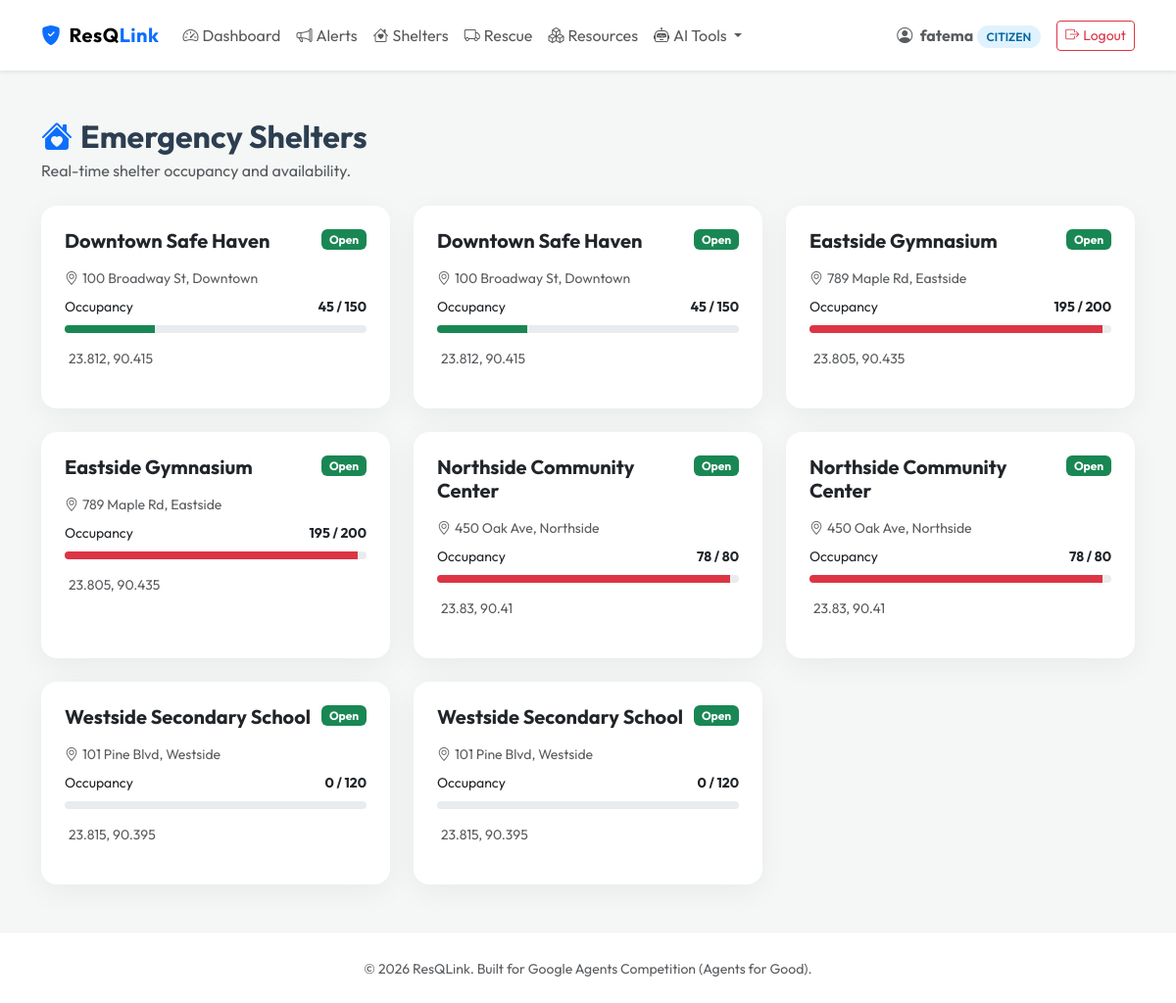
/shelter/ (signed in), run on the app's committed database.
### tables this page shows
CREATE TABLE users (
    id INTEGER PRIMARY KEY AUTOINCREMENT,
    username TEXT UNIQUE NOT NULL,
    email TEXT UNIQUE NOT NULL,
    password_hash TEXT NOT NULL,
    role TEXT NOT NULL, -- Citizen, Shelter Admin, Rescue Team, System Admin
    created_at TIMESTAMP DEFAULT CURRENT_TIMESTAMP
);

CREATE TABLE shelters (
    id INTEGER PRIMARY KEY AUTOINCREMENT,
    name TEXT NOT NULL,
    location TEXT NOT NULL,
    capacity INTEGER NOT NULL,
    current_occupancy INTEGER DEFAULT 0,
    status TEXT NOT NULL DEFAULT 'Open', -- Open, Full, Closed
    latitude REAL,
    longitude REAL
);

### app/shelter/routes.py (the view)
@bp.route('/')
@login_required
def index():
    db = get_db()
    shelters = db.execute('SELECT * FROM shelters ORDER BY name').fetchall()
    return render_template('shelter/index.html', shelters=shelters)

### app/auth/routes.py (called while the page is built)
@bp.before_app_request
def load_logged_in_user():
    user_id = session.get('user_id')
    if user_id is None:
        g.user = None
    else:
        db = get_db()
        g.user = db.execute(
            'SELECT * FROM users WHERE id = ?', (user_id,)
        ).fetchone()

def login_required(view):
    @functools.wraps(view)
    def wrapped_view(**kwargs):
        if g.user is None:
            flash('Please log in to access this page.', 'warning')
            return redirect(url_for('auth.login'))
        return view(**kwargs)
    return wrapped_view

### app/db.py (called while the page is built)
def get_db():
    if 'db' not in g:
        g.db = sqlite3.connect(
            current_app.config['DATABASE'],
            detect_types=sqlite3.PARSE_DECLTYPES
        )
        g.db.row_factory = sqlite3.Row
    return g.db

### app/templates/shelter/index.html (shortened to what this page needs)
{% extends 'base.html' %}
{% block content %}
<div class="d-flex justify-content-between align-items-center mb-4">
    <div><h2 class="fw-bold mb-1"><i class="bi bi-house-heart-fill text-primary me-2"></i>Emergency Shelters</h2>
    <p class="text-muted mb-0">Real-time shelter occupancy and availability.</p></div>
</div>
<div class="row g-4">
{% for s in shelters %}
<div class="col-md-6 col-lg-4">
    <div class="card glass-card border-0 p-4 h-100">
        <div class="d-flex justify-content-between align-items-start mb-3">
            <h5 class="fw-bold mb-0">{{ s.name }}</h5>
            <span class="badge {% if s.status=='Open' %}bg-success{% elif s.status=='Full' %}bg-danger{% else %}bg-secondary{% endif %}">{{ s.status }}</span>
        </div>
        <p class="text-muted small mb-2"><i class="bi bi-geo-alt me-1"></i>{{ s.location }}</p>
        {% set pct = ((s.current_occupancy / s.capacity) * 100)|int if s.capacity > 0 else 0 %}
        <div class="mb-2 d-flex justify-content-between small">
            <span>Occupancy</span><span class="fw-bold">{{ s.current_occupancy }} / {{ s.capacity }}</span>
        </div>
        <div class="progress mb-3" style="height:8px;">
            <div class="progress-bar {% if pct >= 90 %}bg-danger{% elif pct >= 70 %}bg-warning{% else %}bg-success{% endif %}" style="width:{{ pct }}%"></div>
        </div>
        {% if s.latitude and s.longitude %}
        <p class="text-muted small mb-3">{{ s.latitude }}, {{ s.longitude }}</p>
        {% endif %}
    </div>
</div>
{% else %}
<div class="col-12"><div class="text-center py-5 text-muted"><i class="bi bi-building-x fs-1"></i><p class="mt-3">No shelters registered yet.</p></div></div>
{% endfor %}
</div>
{% endblock %}

### app/templates/base.html (shortened to what this page needs)
<!DOCTYPE html>
<html lang="en">
<head>
    <link href="https://cdn.jsdelivr.net/npm/bootstrap@5.3.0/dist/css/bootstrap.min.css" rel="stylesheet">
    <link href="https://cdn.jsdelivr.net/npm/bootstrap-icons@1.10.0/font/bootstrap-icons.css" rel="stylesheet">
</head>
<body>
    <nav class="navbar navbar-expand-lg navbar-light bg-white shadow-sm py-3">
        <div class="container">
            <a class="navbar-brand" href="{{ url_for('index') }}">
                <i class="bi bi-shield-fill-check text-primary me-2"></i>ResQ<span>Link</span>
            </a>
            <div class="collapse navbar-collapse" id="navbarNav">
                <ul class="navbar-nav me-auto">
                    {% if session.get('user_id') %}
                        <li class="nav-item">
                            <a class="nav-link" href="{{ url_for('index') }}"><i class="bi bi-speedometer2 me-1"></i>Dashboard</a>
                        </li>
                        <li class="nav-item">
                            <a class="nav-link" href="{{ url_for('alerts.index') }}"><i class="bi bi-megaphone me-1"></i>Alerts</a>
                        </li>
                        <li class="nav-item">
                            <a class="nav-link" href="{{ url_for('shelter.index') }}"><i class="bi bi-house-heart me-1"></i>Shelters</a>
                        </li>
                        <li class="nav-item">
                            <a class="nav-link" href="{{ url_for('rescue.index') }}"><i class="bi bi-truck me-1"></i>Rescue</a>
                        </li>
                        <li class="nav-item">
                            <a class="nav-link" href="{{ url_for('resources.index') }}"><i class="bi bi-boxes me-1"></i>Resources</a>
                        </li>
                        <li class="nav-item dropdown">
                            <a class="nav-link dropdown-toggle" href="#" id="aiDropdown" role="button" data-bs-toggle="dropdown" aria-expanded="false">
                                <i class="bi bi-robot me-1"></i>AI Tools
                            </a>
                        </li>
                    {% endif %}
                </ul>
                <div class="d-flex align-items-center">
                    {% if session.get('user_id') %}
                        <span class="me-3 d-none d-md-inline text-muted">
                            <i class="bi bi-person-circle me-1"></i>
                            <strong>{{ session.get('username') }}</strong>
                            <span class="role-badge role-{{ session.get('role').split()[0].lower() if session.get('role') else 'citizen' }}">
                                {{ session.get('role') }}
                            </span>
                        </span>
                        <a href="{{ url_for('auth.logout') }}" class="btn btn-outline-danger btn-sm">
                            <i class="bi bi-box-arrow-right me-1"></i>Logout
                        </a>
                    {% else %}
                        <a href="{{ url_for('auth.login') }}" class="btn btn-outline-primary btn-sm me-2">Login</a>
                        <a href="{{ url_for('auth.register') }}" class="btn btn-gradient btn-sm">Register</a>
                    {% endif %}
                </div>
            </div>
        </div>
    </nav>
    <main class="container my-5">
        {% block content %}{% endblock %}
    </main>
    <footer class="py-4 text-center text-muted">
        <div class="container">
            <small>&copy; 2026 ResQLink. Built for Google Agents Competition (Agents for Good).</small>
        </div>
    </footer>
</body>
</html>

### app/templates/base.html (style rules this page uses)
:root { --primary-gradient: linear-gradient(135deg, #0d6efd, #0dcaf0); --dark-bg: #0b0f19; --card-bg: rgba(255, 255, 255, 0.08); --card-border: rgba(255, 255, 255, 0.12); --body-font: 'Outfit', sans-serif; }
body { font-family: var(--body-font); background-color: #f4f7f6; color: #2c3e50; min-height: 100vh; display: flex; flex-direction: column; }
.navbar-brand { font-weight: 700; letter-spacing: 0.5px; }
.navbar-brand span { color: #0d6efd; }
.glass-card { background: #ffffff; border-radius: 16px; box-shadow: 0 8px 30px rgba(0, 0, 0, 0.05); border: 1px solid rgba(0, 0, 0, 0.05); backdrop-filter: blur(10px); transition: transform 0.2s ease, box-shadow 0.2s ease; }
.role-badge { font-size: 0.75rem; font-weight: 600; padding: 4px 10px; border-radius: 50px; text-transform: uppercase; }
.role-citizen { background-color: #e0f2fe; color: #0369a1; }
footer { margin-top: auto; background-color: #ffffff; border-top: 1px solid rgba(0, 0, 0, 0.05); }

### data on the page
users: get "fatema", get "CITIZEN"
shelters: name "Downtown Safe Haven", status "Open", location "100 Broadway St, Downtown", current_occupancy "45", capacity "150", {{ pct }} 30 (drawn), latitude "23.812", longitude "90.415"
shelters: name "Downtown Safe Haven", status "Open", location "100 Broadway St, Downtown", current_occupancy "45", capacity "150", {{ pct }} 30 (drawn), latitude "23.812", longitude "90.415"
shelters: name "Eastside Gymnasium", status "Open", location "789 Maple Rd, Eastside", current_occupancy "195", capacity "200", {{ pct }} 97 (drawn), latitude "23.805", longitude "90.435"
shelters: name "Eastside Gymnasium", status "Open", location "789 Maple Rd, Eastside", current_occupancy "195", capacity "200", {{ pct }} 97 (drawn), latitude "23.805", longitude "90.435"
shelters: name "Northside Community Center", status "Open", location "450 Oak Ave, Northside", current_occupancy "78", capacity "80", {{ pct }} 97 (drawn), latitude "23.83", longitude "90.41"
shelters: name "Northside Community Center", status "Open", location "450 Oak Ave, Northside", current_occupancy "78", capacity "80", {{ pct }} 97 (drawn), latitude "23.83", longitude "90.41"
shelters: name "Westside Secondary School", status "Open", location "101 Pine Blvd, Westside", current_occupancy "0", capacity "120", latitude "23.815", longitude "90.395"
shelters: name "Westside Secondary School", status "Open", location "101 Pine Blvd, Westside", current_occupancy "0", capacity "120", latitude "23.815", longitude "90.395"
